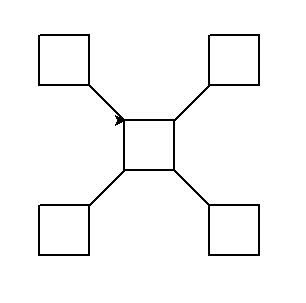

Here is the Python script that generated this plot:
"""
   器形图.py
   采用前进，倒退，左转，右转命令制作的一个图形。
"""
import turtle

def draw_square():
    """
       左转45度后再画一个正方形
    """
    turtle.left(45)
    for _ in range(4):
        turtle.fd(50)
        turtle.rt(90)
    turtle.right(45)

turtle.pensize(2) 
for _ in range(4):
    turtle.left(135)
    turtle.fd(50)
    draw_square()
    turtle.bk(50)
    turtle.rt(135)
    
    turtle.fd(50)
    turtle.rt(90)

turtle.done()
